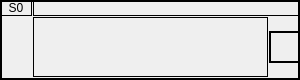
<?xml version="1.0" encoding="UTF-8"?>
<ui version="4.0">
 <class>ability_frame</class>
 <widget class="QFrame" name="ability_frame">
  <property name="geometry">
   <rect>
    <x>0</x>
    <y>0</y>
    <width>300</width>
    <height>80</height>
   </rect>
  </property>
  <property name="sizePolicy">
   <sizepolicy hsizetype="MinimumExpanding" vsizetype="MinimumExpanding">
    <horstretch>0</horstretch>
    <verstretch>0</verstretch>
   </sizepolicy>
  </property>
  <property name="minimumSize">
   <size>
    <width>300</width>
    <height>55</height>
   </size>
  </property>
  <property name="windowTitle">
   <string>Frame</string>
  </property>
  <property name="frameShape">
   <enum>QFrame::Shape::Panel</enum>
  </property>
  <property name="lineWidth">
   <number>2</number>
  </property>
  <widget class="QWidget" name="gridLayoutWidget">
   <property name="geometry">
    <rect>
     <x>0</x>
     <y>0</y>
     <width>301</width>
     <height>78</height>
    </rect>
   </property>
   <layout class="QGridLayout" name="gridLayout">
    <property name="sizeConstraint">
     <enum>QLayout::SizeConstraint::SetNoConstraint</enum>
    </property>
    <property name="spacing">
     <number>1</number>
    </property>
    <item row="1" column="1">
     <widget class="QLabel" name="Descr">
      <property name="sizePolicy">
       <sizepolicy hsizetype="MinimumExpanding" vsizetype="MinimumExpanding">
        <horstretch>0</horstretch>
        <verstretch>0</verstretch>
       </sizepolicy>
      </property>
      <property name="frameShape">
       <enum>QFrame::Shape::Box</enum>
      </property>
      <property name="text">
       <string>&lt;html&gt;&lt;head/&gt;&lt;body&gt;&lt;p&gt;&lt;br/&gt;&lt;/p&gt;&lt;/body&gt;&lt;/html&gt;</string>
      </property>
      <property name="textFormat">
       <enum>Qt::TextFormat::RichText</enum>
      </property>
      <property name="scaledContents">
       <bool>true</bool>
      </property>
      <property name="alignment">
       <set>Qt::AlignmentFlag::AlignLeading|Qt::AlignmentFlag::AlignLeft|Qt::AlignmentFlag::AlignTop</set>
      </property>
      <property name="wordWrap">
       <bool>true</bool>
      </property>
     </widget>
    </item>
    <item row="1" column="2">
     <widget class="QFrame" name="tokenFrame">
      <property name="sizePolicy">
       <sizepolicy hsizetype="Fixed" vsizetype="Fixed">
        <horstretch>0</horstretch>
        <verstretch>0</verstretch>
       </sizepolicy>
      </property>
      <property name="minimumSize">
       <size>
        <width>32</width>
        <height>32</height>
       </size>
      </property>
      <property name="maximumSize">
       <size>
        <width>32</width>
        <height>32</height>
       </size>
      </property>
      <property name="frameShape">
       <enum>QFrame::Shape::Panel</enum>
      </property>
      <property name="lineWidth">
       <number>2</number>
      </property>
     </widget>
    </item>
    <item row="0" column="0">
     <widget class="QLabel" name="systemIdent">
      <property name="minimumSize">
       <size>
        <width>32</width>
        <height>0</height>
       </size>
      </property>
      <property name="maximumSize">
       <size>
        <width>45</width>
        <height>18</height>
       </size>
      </property>
      <property name="frameShape">
       <enum>QFrame::Shape::Box</enum>
      </property>
      <property name="text">
       <string>S0</string>
      </property>
      <property name="alignment">
       <set>Qt::AlignmentFlag::AlignCenter</set>
      </property>
     </widget>
    </item>
    <item row="1" column="0" rowspan="2">
     <layout class="QGridLayout" name="adBoxLayout">
      <property name="spacing">
       <number>0</number>
      </property>
     </layout>
    </item>
    <item row="0" column="1" colspan="2">
     <widget class="QLabel" name="SystemName">
      <property name="frameShape">
       <enum>QFrame::Shape::Box</enum>
      </property>
      <property name="text">
       <string/>
      </property>
     </widget>
    </item>
   </layout>
  </widget>
 </widget>
 <resources/>
 <connections/>
</ui>
